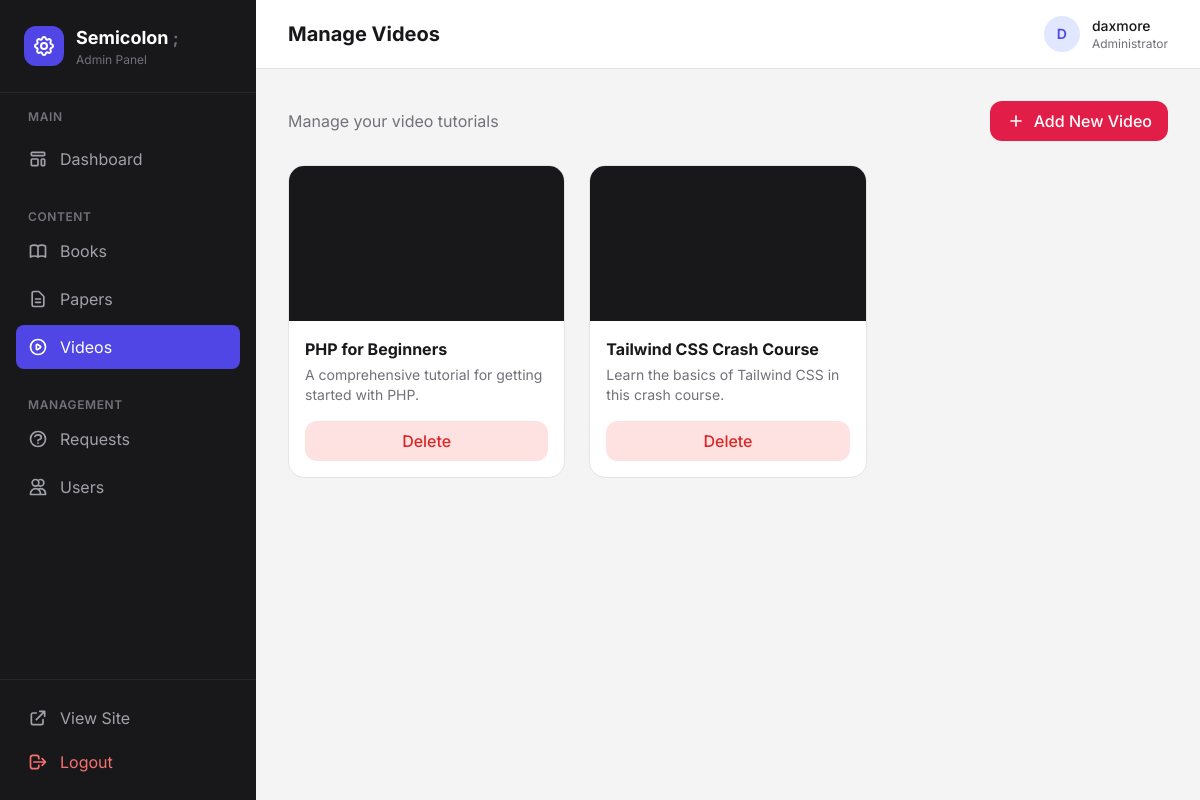
/admin/videos.php (signed in), run on the app's committed database.
### tables this page shows
CREATE TABLE IF NOT EXISTS videos (
    id INT AUTO_INCREMENT PRIMARY KEY,
    title VARCHAR(255) NOT NULL,
    description TEXT,
    youtube_url TEXT NOT NULL,
    slug VARCHAR(255) UNIQUE,  
    created_at TIMESTAMP DEFAULT CURRENT_TIMESTAMP
);

### includes/functions.php (called while the page is built, shortened)
<?php
function get_youtube_id($url)
{
    $video_id = false;
    if (preg_match('/youtu\.be\/([a-zA-Z0-9_-]+)/', $url, $matches)) {
        $video_id = $matches[1];
    }
    elseif (preg_match('/youtube\.com\/embed\/([a-zA-Z0-9_-]+)/', $url, $matches)) {
        $video_id = $matches[1];
    }
    elseif (preg_match('/youtube\.com\/watch\?v=([a-zA-Z0-9_-]+)/', $url, $matches)) {
        $video_id = $matches[1];
    }
    return $video_id;
}
?>

### admin/videos.php (the view, shortened to what this page needs)
<?php
require_once '../includes/db.php';
require_once '../includes/functions.php';
$result = $conn->query("SELECT * FROM videos ORDER BY created_at DESC");
$videos = $result->fetch_all(MYSQLI_ASSOC);
$showForm = isset($_GET['add']);
include 'header.php';
?>
<div class="flex justify-between items-center mb-6">
    <p class="text-zinc-500">Manage your video tutorials</p>
    <?php if (!$showForm): ?>
        <a href="videos.php?add=1" class="inline-flex items-center gap-2 px-4 py-2 bg-rose-600 text-white rounded-xl font-medium hover:bg-rose-700 transition">
            <svg xmlns="http://www.w3.org/2000/svg" class="h-5 w-5" fill="none" viewBox="0 0 24 24" stroke="currentColor" stroke-width="2">
                <path stroke-linecap="round" stroke-linejoin="round" d="M12 6v6m0 0v6m0-6h6m-6 0H6" />
            </svg>
            Add New Video
        </a>
    <?php else: ?>
        <a href="videos.php" class="inline-flex items-center gap-2 px-4 py-2 border border-zinc-200 text-zinc-700 rounded-xl font-medium hover:bg-zinc-50 transition">
            Cancel
        </a>
    <?php endif; ?>
</div>
<div class="grid grid-cols-1 md:grid-cols-2 lg:grid-cols-3 gap-6">
    <?php if (empty($videos)): ?>
        <div class="col-span-full bg-white rounded-2xl border border-zinc-200 p-12 text-center text-zinc-500">
            No videos found. Add your first video!
        </div>
    <?php else: ?>
        <?php foreach ($videos as $video):
            $youtube_id = get_youtube_id($video['youtube_url']);
        ?>
            <div class="bg-white rounded-2xl border border-zinc-200 overflow-hidden group">
                <div class="aspect-video bg-zinc-900">
                    <?php if ($youtube_id): ?>
                        <iframe
                            src="https://www.youtube.com/embed/<?php echo htmlspecialchars($youtube_id); ?>"
                            title="<?php echo htmlspecialchars($video['title']); ?>"
                            class="w-full h-full"
                            frameborder="0"
                            allow="accelerometer; autoplay; clipboard-write; encrypted-media; gyroscope; picture-in-picture"
                            allowfullscreen>
                        </iframe>
                    <?php endif; ?>
                </div>
                <div class="p-4">
                    <h3 class="font-bold text-zinc-900 mb-1 line-clamp-1"><?php echo htmlspecialchars($video['title']); ?></h3>
                    <p class="text-sm text-zinc-500 line-clamp-2 mb-4"><?php echo htmlspecialchars($video['description']); ?></p>
                    <form action="videos.php" method="post" onsubmit="return confirm('Delete this video?');">
                        <button type="submit" class="w-full py-2 bg-red-100 text-red-600 rounded-xl font-medium hover:bg-red-200 transition">
                            Delete
                        </button>
                    </form>
                </div>
            </div>
        <?php endforeach; ?>
    <?php endif; ?>
</div>
<?php include 'footer.php'; ?>

### data on the page
videos: title "PHP for Beginners", description "A comprehensive tutorial for getting started with PHP."
videos: title "Tailwind CSS Crash Course", description "Learn the basics of Tailwind CSS in this crash course."

### other printed values
$titles[$current_page] "Manage Videos"
substr($_SESSION['username'] ?? 'A', 0, 1) "D"
$_SESSION['username'] "daxmore"
